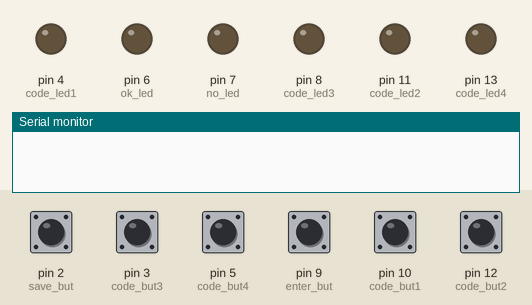
This sketch was run on a simulated Arduino Uno, built for the host (arithmetic inside an expression is 32-bit, double 64-bit). On the bench: output pins drawn as LEDs (lit = HIGH), the last lines printed to the serial monitor. The test bench sets the inputs (shaded band); at power-on: pin 2 (save_but), pin 3 (code_but3), pin 5 (code_but4), pin 9 (enter_but), pin 10 (code_but1), pin 12 (code_but2) LOW.

Above: at 1.2 s.
1.3 s: pin 3 (code_but3) pulled HIGH for 0.15 s
At 2.1 s:
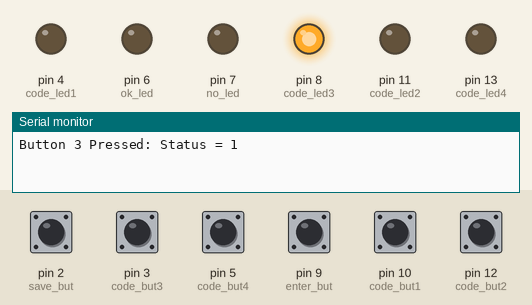
2.9 s: pin 9 (enter_but) pulled HIGH for 0.15 s
At 3.9 s:
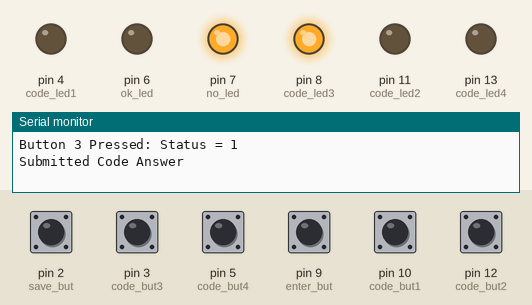
5.6 s: pin 5 (code_but4) pulled HIGH for 0.15 s
At 6.5 s:
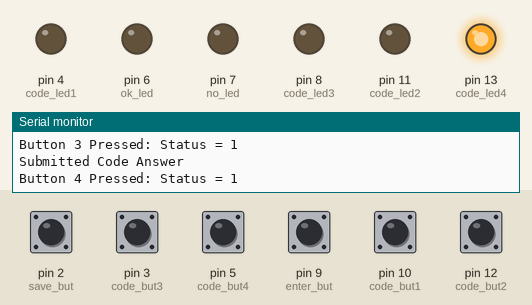
7.2 s: pin 10 (code_but1) pulled HIGH for 0.15 s
At 7.8 s:
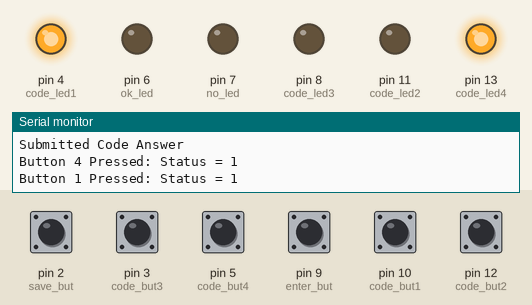
8.8 s: pin 12 (code_but2) pulled HIGH for 0.15 s
At 10.1 s:
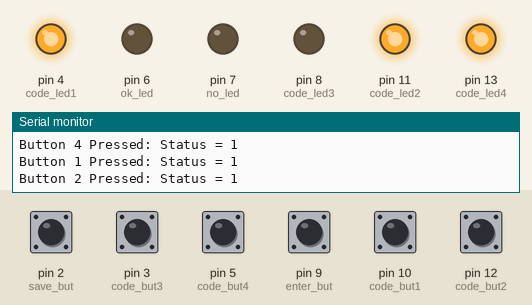
10.4 s: pin 5 (code_but4) pulled HIGH for 1 s
At 12.6 s:
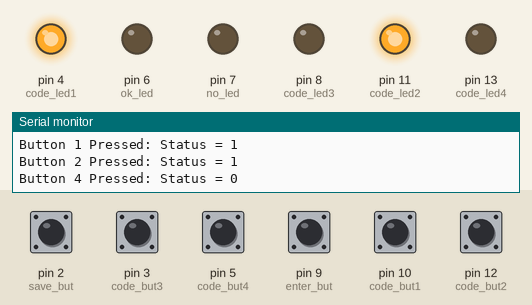
Timing chart, 0 to 13.9 s (numbered marks = the images above; inputs shaded):
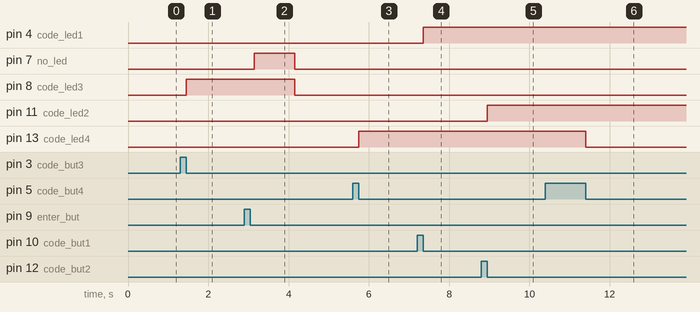

The sketch:

button_code.ino
```cpp
int code_led1 = 4;
int code_led2 = 11;
int code_led3 = 8;
int code_led4 = 13;

int ok_led = 6;
int no_led = 7;

int code_but1 = 10;
int code_but2 = 12;
int code_but3 = 3;
int code_but4 = 5;

int enter_but = 9;
int save_but = 2;

// Status Variables
int led1_status = 0;
int led2_status = 0;
int led3_status = 0;
int led4_status = 0;

int *led_statuses[4] = {&led1_status, &led2_status, &led3_status, &led4_status};

int ok_status = 0;
int no_status = 0;

// Code Variables
char set_code = 0;
const int code_len = 4;

int submit_code();
int save_code();
char get_code_as_char();
void turn_lights_off();

void setup() {
    Serial.begin(9600);

    pinMode(code_led1, OUTPUT);
    pinMode(code_led2, OUTPUT);
    pinMode(code_led3, OUTPUT);
    pinMode(code_led4, OUTPUT);

    pinMode(ok_led, OUTPUT);
    pinMode(no_led, OUTPUT);

    pinMode(code_but1, INPUT);
    pinMode(code_but2, INPUT);
    pinMode(code_but3, INPUT);
    pinMode(code_but4, INPUT);

    pinMode(enter_but, INPUT);
    pinMode(save_but, INPUT);

    digitalWrite(code_led1, led1_status);
    digitalWrite(code_led2, led2_status);
    digitalWrite(code_led3, led3_status);
    digitalWrite(code_led4, led4_status);

    digitalWrite(ok_led, ok_status);
    digitalWrite(no_led, no_status);
}

void loop() {

    int response1;
    int response2;
    int response3;
    int response4;

    int save;
    int enter;

    while((response1 = digitalRead(code_but1)) == LOW &&
        (response2 = digitalRead(code_but2)) == LOW &&
        (response3 = digitalRead(code_but3)) == LOW &&
        (response4 = digitalRead(code_but4)) == LOW &&
        (save = digitalRead(save_but)) == LOW &&
        (enter = digitalRead(enter_but)) == LOW) {
            //Serial.println("Nothing.");
    }

    if(response1 == HIGH) {
        while((response1 = digitalRead(code_but1)) == HIGH) {}
        led1_status = (led1_status) ? 0 : 1;
        Serial.print("Button 1 Pressed: ");
        Serial.print("Status = ");
        Serial.println(led1_status);
        digitalWrite(code_led1, led1_status);
    }

    if(response2 == HIGH) {
        while((response2 = digitalRead(code_but2)) == HIGH) {}
        led2_status = (led2_status) ? 0 : 1;
        Serial.print("Button 2 Pressed: ");
        Serial.print("Status = ");
        Serial.println(led2_status);
        digitalWrite(code_led2, led2_status);
    }

    if(response3 == HIGH) {
        while((response3 = digitalRead(code_but3)) == HIGH) {}
        led3_status = (led3_status) ? 0 : 1;
        Serial.print("Button 3 Pressed: ");
        Serial.print("Status = ");
        Serial.println(led3_status);
        digitalWrite(code_led3, led3_status);
    }

    if(response4 == HIGH) {
        while((response4 = digitalRead(code_but4)) == HIGH) {}
        led4_status = (led4_status) ? 0 : 1;
        Serial.print("Button 4 Pressed: ");
        Serial.print("Status = ");
        Serial.println(led4_status);
        digitalWrite(code_led4, led4_status);
    }

    if(enter == HIGH) {
        while((enter = digitalRead(enter_but)) == HIGH) {}

        Serial.println("Submitted Code Answer");

        digitalWrite(ok_led, LOW);
        digitalWrite(no_led, LOW);
        delay(100);

        digitalWrite((submit_code()) ? ok_led : no_led, HIGH);
        delay(1000);
        turn_lights_off();
    }

    if(save == HIGH) {
        while((save = digitalRead(save_but)) == HIGH) {}
        int new_code = save_code();
        Serial.print("New Code Set To: ");
        Serial.println(new_code);
    }

    delay(10);

}

int submit_code() {
    int guess_code = get_code_as_char();

    return (guess_code == set_code) ? 1 : 0;
}

int save_code() {
    int new_code = get_code_as_char();

    set_code = new_code;
    turn_lights_off();

    return set_code;
}

char get_code_as_char() {
    char value = 0;
    for(int i = 0; i < code_len; i++) {
        value += *(led_statuses[i]);
        value <<= 1;
    }
    return value;
}

void turn_lights_off() {
    digitalWrite(ok_led, LOW);
    digitalWrite(no_led, LOW);
    digitalWrite(code_led1, LOW);
    digitalWrite(code_led2, LOW);
    digitalWrite(code_led3, LOW);
    digitalWrite(code_led4, LOW);

    led1_status = 0;
    led2_status = 0;
    led3_status = 0;
    led4_status = 0;
    ok_status = 0;
    no_status = 0;
}
```

Measured:
- after the input at 1.3 s, pin 8 (code_led3): LOW → HIGH after 0.15 s
- after the input at 2.9 s, pin 7 (no_led): LOW → HIGH after 0.25 s, → LOW 1.0 s later; pin 8 (code_led3): HIGH → LOW after 1.3 s
- after the input at 5.6 s, pin 13 (code_led4): LOW → HIGH after 0.15 s
- after the input at 7.2 s, pin 4 (code_led1): LOW → HIGH after 0.15 s
- after the input at 8.8 s, pin 11 (code_led2): LOW → HIGH after 0.15 s
- after the input at 10.4 s, pin 13 (code_led4): HIGH → LOW after 1.0 s
